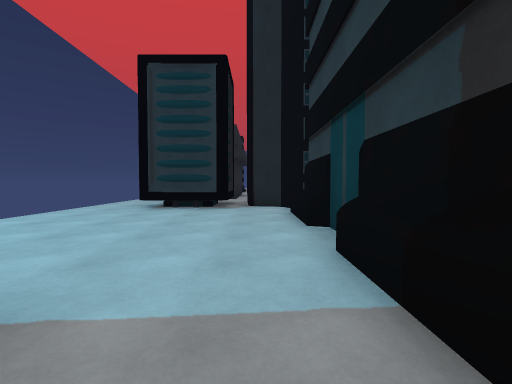
view 1 (above)

24 first-person views from a walk through a 3-D level made in the Unity game engine. The camera is 1.2 m above the floor, tilts 2° down and sees 85° across. The floor is counted in squares, 2 m on a side. Each view is taken from the middle of a square. On the plan, view 1 faces up. The plan holds only what a view shows up to about 9 squares ahead; the rest is blank. The place goes on beyond the plan. The player character is not drawn. Some animated figures are left out.

view 2
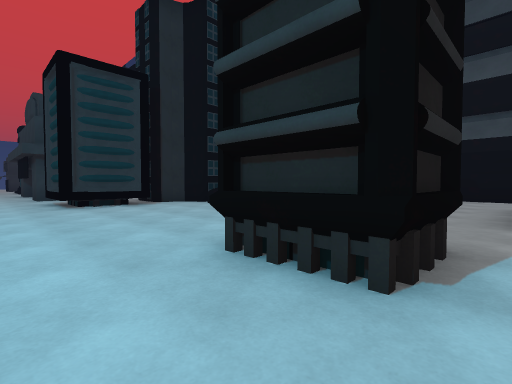

view 3
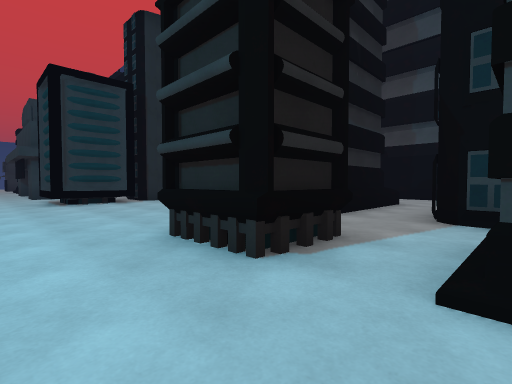

view 4
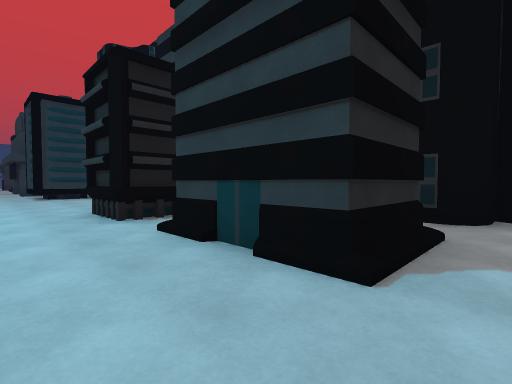

view 5
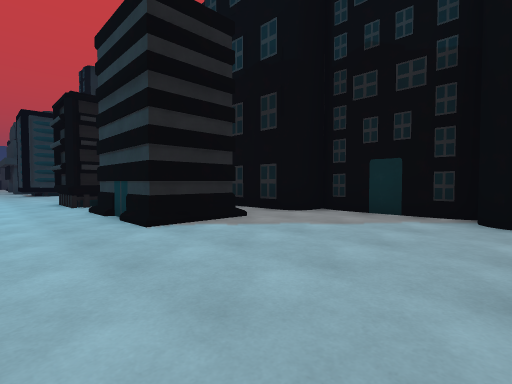

view 6
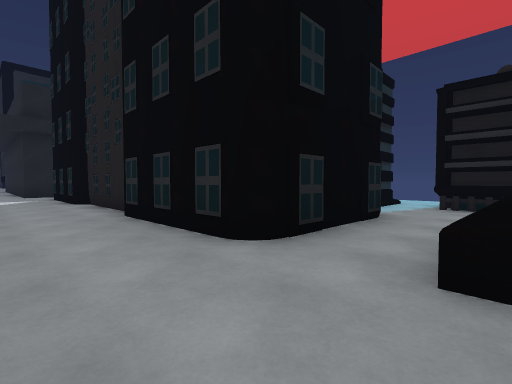

view 7
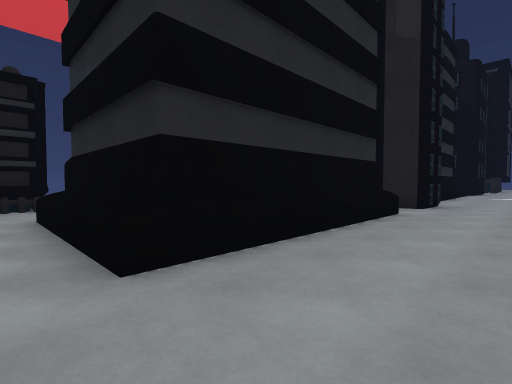

view 8
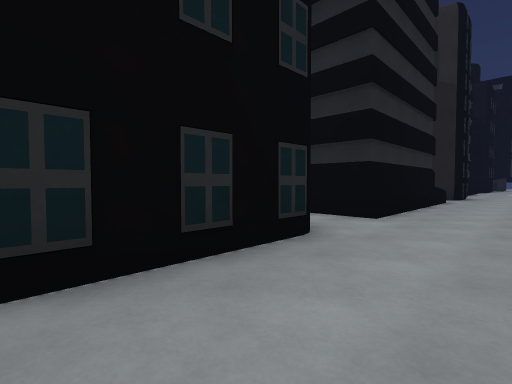

view 9
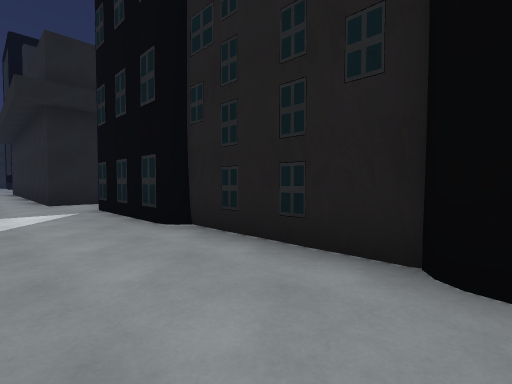

view 10
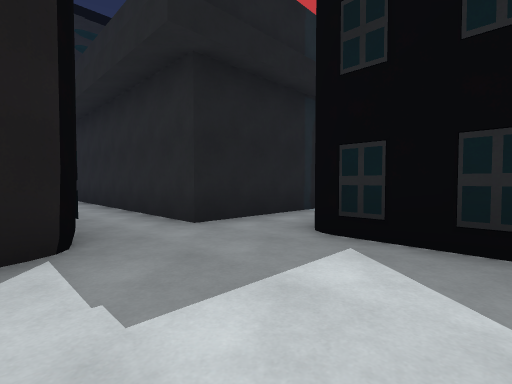

view 11
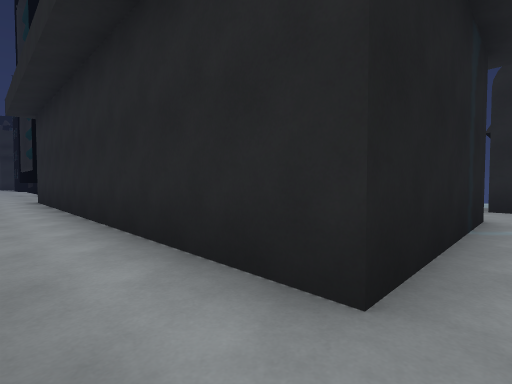

view 12
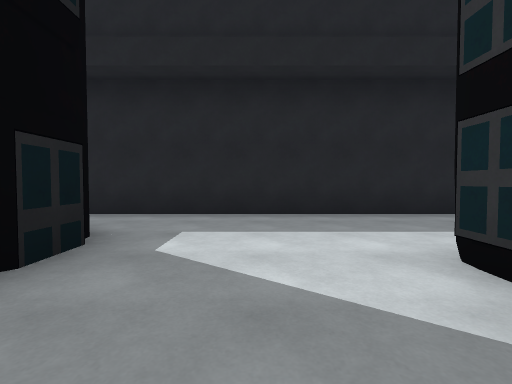

view 13
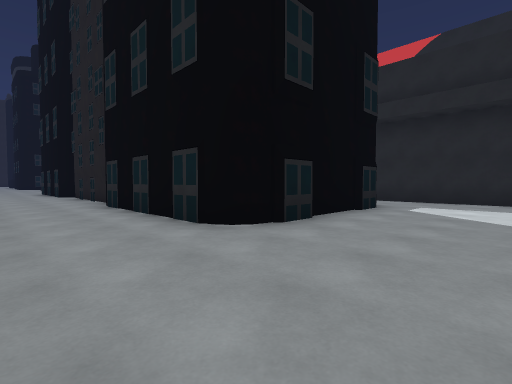

view 14
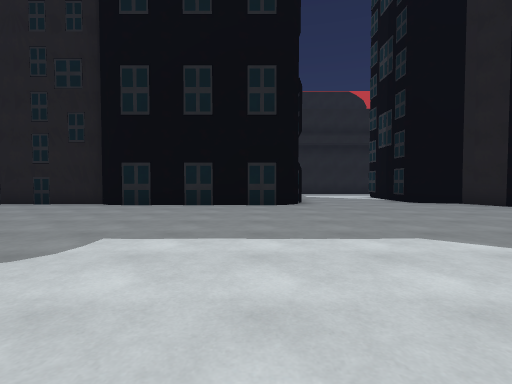

view 15
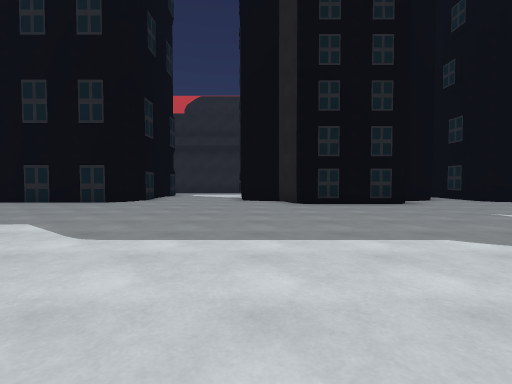

view 16
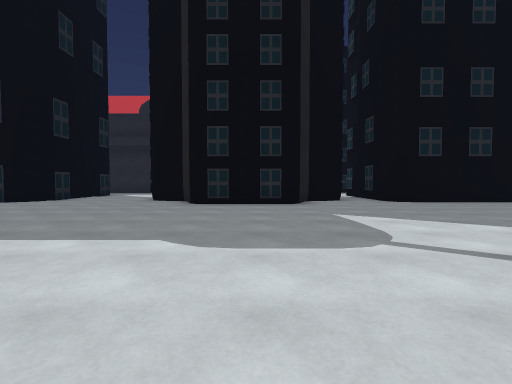

view 17
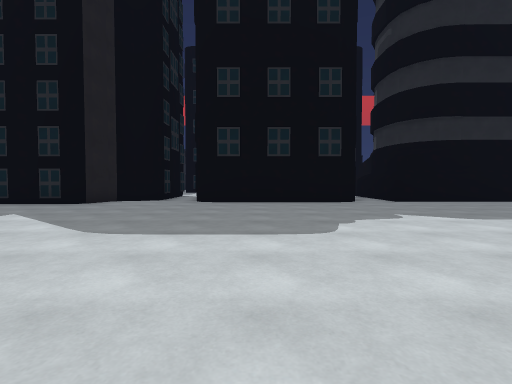

view 18
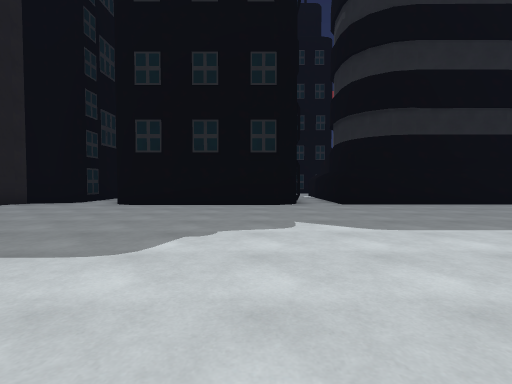

view 19
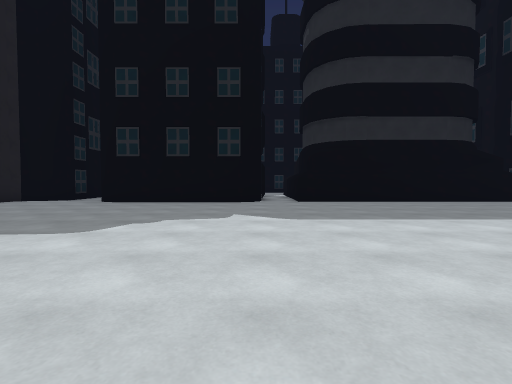

view 20
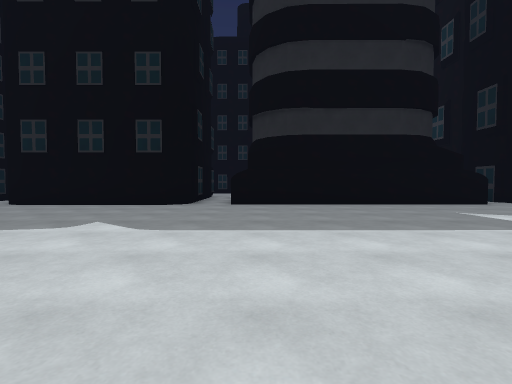

view 21
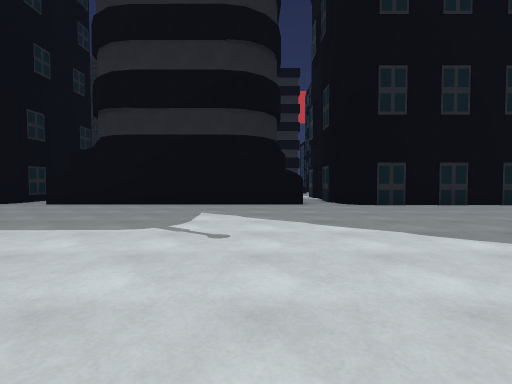

view 22
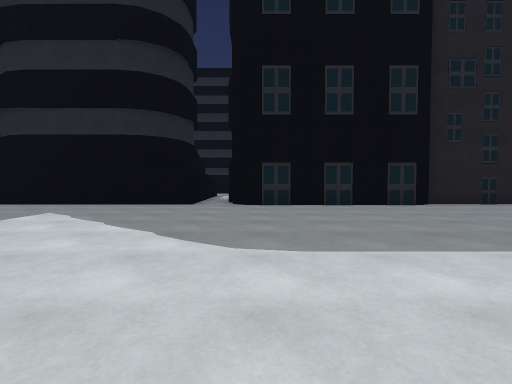

view 23
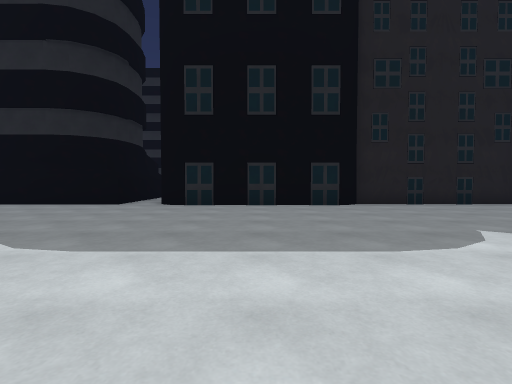

view 24
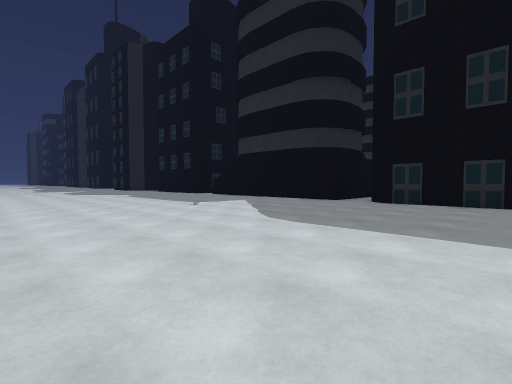

### Floor plan
Points are (right, up) in squares from view 1. A wall is a line through its corners. A room is listed if a view was taken in it or the views show most of it. See-through windows are left out.
Room 1 (view 1)
walls: (-1.2, 1.1) (-1.2, -0.5) (-2.5, -0.5); (-2.3, -1.8) (-1.4, -1.8); (0.6, -4.1) (0.6, -1.3)
ways out: opening at (-1.5, -1) to room 2; opening at (0, -4) to room 2; opening at (0, 1) to room 2; opening at (1, 0) to room 3
Room 2 (views 2, 3, 4, 5)
walls: (-1.2, -12.2) (-1.2, -12.8); (1.4, -7.1) (1.4, -4.9); (-0.6, -4.1) (-2.3, -4.1) (-2.3, -1.8); (-2.3, -0.6) (-2.3, 1); (-2.5, -0.5) (-2.5, 1.1); (1, 2.6) (1, 5.4); (-1, 6.3) (-2.3, 6.5); (-0.8, 6.5) (-2.5, 6.5); (-1.5, 6.7) (-2.2, 6.7); (-2.5, 7) (-2.5, 8); (0.5, 6.8) (0, 6.9)
low walls: (0.6, 3.9) (0.6, 5.7)
ways out: opening at (-1.5, -1) to room 1; opening at (0, -4) to room 1; opening at (0, 1) to room 1; opening at (1, 6) to room 3; opening at (1, -12) to room 4; opening at (-1.5, 9)
Room 3 (views 6, 7)
walls: (4, 5.4) (4, 0.9) (1.8, 0.9); (4.2, 7) (3.6, 6.8); (4, 8.3) (4, 7.3); (1.5, 6.2) (1, 6.2); (6.7, -0.6) (6.7, 0.8); (3, -0.8) (3.6, -0.8); (1.2, -0.8) (1.8, -0.8)
low walls: (4.2, 5.8) (4.2, 1.5); (4.2, 0.6) (1.5, 0.6)
ways out: opening at (1, 0) to room 1; opening at (1, 6) to room 2; opening at (5.5, -1.5) to room 4
Room 4 (views 8, 9, 10, 11, 12, 13, 14, 15, 16, 17, 18, 19, 20, 21, 22, 23, 24)
walls: (12.4, -12.3) (12.4, -14.4); (11.6, -8.1) (11.5, -8.6); (11.1, -11) (11.3, -11.4) (12, -11.7); (9.9, -10.1) (10.8, -10.1) (11.2, -11.4); (12, -14.9) (11.4, -15.1); (11.7, -4.5) (11.7, -8.2); (11.1, -15.4) (10.9, -16.3); (10.6, -16.6) (10, -16.6); (10, -3.7) (11, -3.7) (11.5, -4.1); (8.5, -16.6) (7.9, -16.6); (10, -19.6) (11, -19.6) (11.7, -20.2) (11.7, -24.6); (4.2, -7.7) (4.2, -10.6); (4, -4.6) (3.9, -7.4); (7.2, -19.6) (8.5, -19.6); (3.9, -4.4) (3.9, -4.9); (4.2, -1.2) (4.2, -4.1); (0.5, -12.5) (4.7, -12.5) (4.7, -22.2); (10, 4.3) (11.4, 4.3) (11.4, -2.7) (10, -2.7); (11.3, -25.2) (11.4, -25.7); (11, 5.3) (10, 5.3); (11.4, -25.5) (11.4, -28); (11.7, 10.2) (11.7, 5.9) (11.4, 5.4); (11.4, 11.3) (11.3, 10.8); (11.4, 12.5) (11.4, 11)
ways out: opening at (1, -12) to room 2; opening at (5.5, -1.5) to room 3

Positions as (right, up) in squares from view 1, and headings:
1: (0, 0), facing up
2: (-4, -1), facing up-right
3: (-4, -2), facing up-right
4: (-4, -5), facing up-right
5: (-4, -8), facing up-right
6: (6, 1), facing down-left
7: (6, 0), facing up-left
8: (6, -4), facing up-left
9: (6, -4), facing down-left
10: (7, -9), facing down-left
11: (6, -12), facing down-left
12: (10, -18), facing left
13: (14, -17), facing down-left
14: (19, -21), facing left
15: (20, -16), facing left
16: (20, -13), facing left
17: (20, -7), facing left
18: (19, -5), facing left
19: (20, -4), facing left
20: (19, -2), facing left
21: (19, 3), facing left
22: (19, 6), facing left
23: (19, 8), facing left
24: (20, 9), facing down-left
